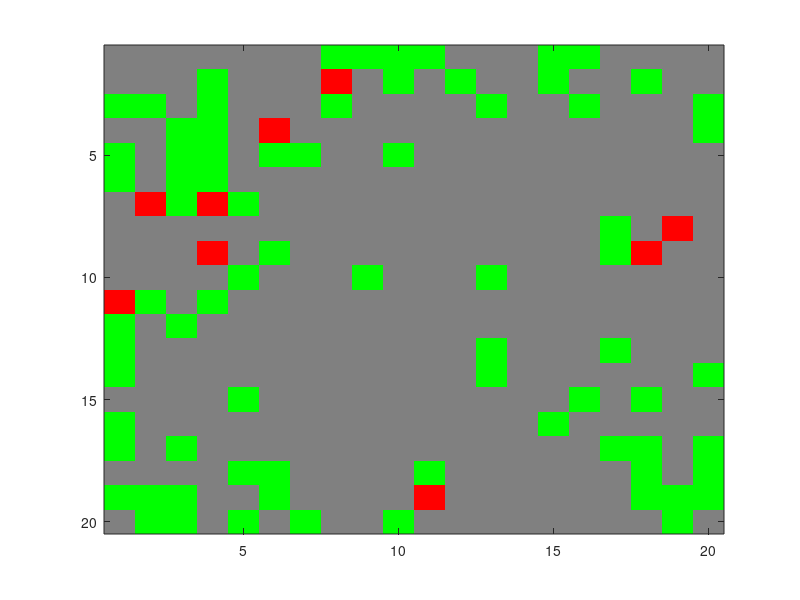

MATLAB code for this plot:
% Forest fire 
% Original code from: http://rosettacode.org/wiki/Forest_fire#MATLAB_.2F_Octave
% Modified by Paolo Macias

function forest_fire(f,p,N,M)

timeStepCap = 50;

% Set default parameters if not provided
if nargin<4;
    M=20;
end

if nargin<3;
    N=20;
end

if nargin<2;
    p=.03;
end

if nargin<1;
    f=0.01;
end

% initialize space with trees based on p;
F = (rand(M,N) < p)+1;  % tree with probability p

colormap([.5,.5,.5;0,1,0;1,0,0]);

% 1 = Barren, Tree will only grow on barren spot
% 2 = Tree 
% 3 = Burning

for i=0:timeStepCap
    image(F); pause(.1)
    G=F;
    for m=1:M
        for n=1:N
            % If bare (1)
            if F(m,n) == 1
                % Then grow a tree based on probability p
                if rand < p
                    G(m,n) = 2;
                end
            end
            
            % If tree (2)
            if F(m,n) == 2
                
                % Then catch on fire based on probability f
                if rand < f
                    G(m,n) = 3;
                end
            end
            
            %If on fire
            if F(m,n) == 3
              %Set surrounding trees on fire (with boundry checks) 
              if(m-1 > 0 && n+1 <= N && F(m-1,n+1) == 2) %NW
                  G(m-1,n+1) = 3;
              end
              if(n+1 <= N && F(m,n+1) == 2) %N
                  G(m,n+1) = 3;
              end
              if(m+1 <=M && n+1 <= N && F(m+1,n+1) == 2)%NE
                  G(m+1,n+1) = 3;
              end
              
              if(m-1 > 0 && F(m-1,n) == 2) %W
                  G(m-1,n) = 3;
              end
              if(m+1 <= M && F(m+1,n) == 2) %E
                  G(m+1,n) = 3;
              end
              
              if(m-1 > 0 && n-1 > 0 && F(m-1,n-1) == 2) %SW
                  G(m-1,n-1) = 3;
              end
              if(n-1 > 0 && F(m,n-1) == 2) %S
                  G(m,n-1) = 3;
              end
              if(m+1 <=M && n-1 > 0 && F(m+1,n-1) == 2)%SE
                 G(m+1,n-1) = 3;
              end
              
              %Estinguish and go bare
              G(m,n) = 1;
            end
        end
    end
    F=G;
end;